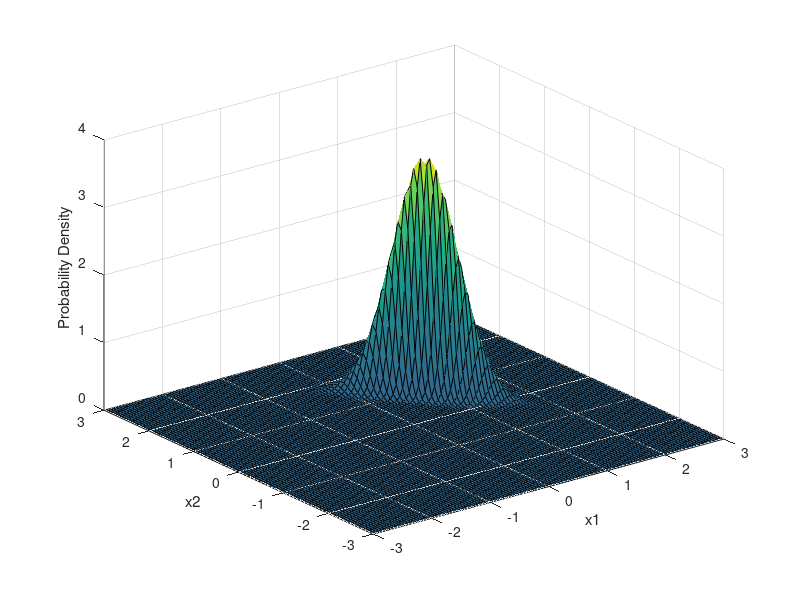

The MATLAB source for this figure:
mu = [0.8 0.8];
Sigma = [0.1,-0.1;-0.1,3/25];
x1 = -3:.05:3; x2 = -3:.08:3;
[X1,X2] = meshgrid(x1,x2);
F = mvnpdf([X1(:) X2(:)],mu,Sigma);
F = reshape(F,length(x2),length(x1));
surf(x1,x2,F);
caxis([min(F(:))-.5*range(F(:)),max(F(:))]);
axis([-3 3 -3 3 0 4])
xlabel('x1'); ylabel('x2'); zlabel('Probability Density');